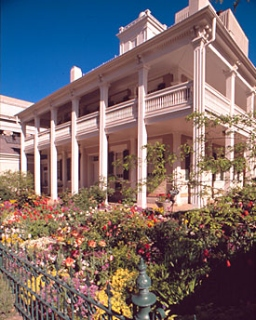
%> input picture labs-master/Lab1_Photometric_Color/color_constancy/awb.jpg, 256 x 320 px
$ octave AWB.m   (GNU Octave 9; MATLAB toolbox functions it lacks are replaced by stand-ins)
%> lines starting %> are read from the running program, lines starting %| are printed output that depends on the picture
% load the image
im = imread('awb.jpg');
%> im is the input picture: size 320x256x3 uint8; mean R, G, B 121.2, 107.4, 109.3

% extract the dimensions
R = squeeze(im(:,:,1));
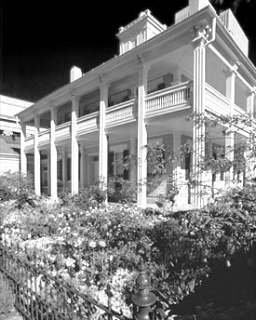
%> R: size 320x256 uint8; min 0, max 255, mean 121.2
G = squeeze(im(:,:,2));
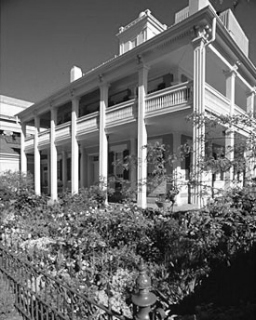
%> G: size 320x256 uint8; min 0, max 255, mean 107.4
B = squeeze(im(:,:,3));
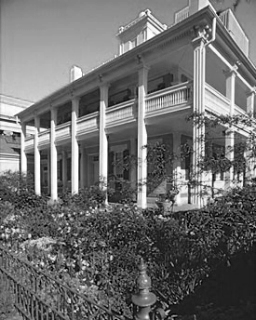
%> B: size 320x256 uint8; min 0, max 255, mean 109.3

% compute mean for R, G, B respectively
rMean = mean(mean(R));
%> rMean = 121.2
gMean = mean(mean(G));
%> gMean = 107.4
bMean = mean(mean(B));
%> bMean = 109.3

% compute scalars
alpha = 128 / rMean;
%> alpha = 1.06
beta = 128 / gMean;
%> beta = 1.19
gamma = 128 / bMean;
%> gamma = 1.17

% multiply scalars with R, G, B and stack
fixed = cat(3, alpha * R, beta * G, gamma * B);
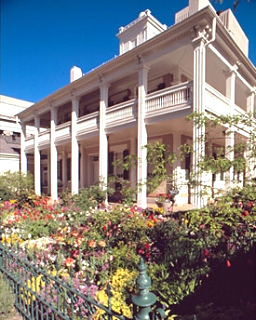
%> fixed: size 320x256x3 uint8; mean R, G, B 127.2, 126.2, 126.8

% plot images
figure(1);
imshow(fixed);
figure(2);
imshow(im);
